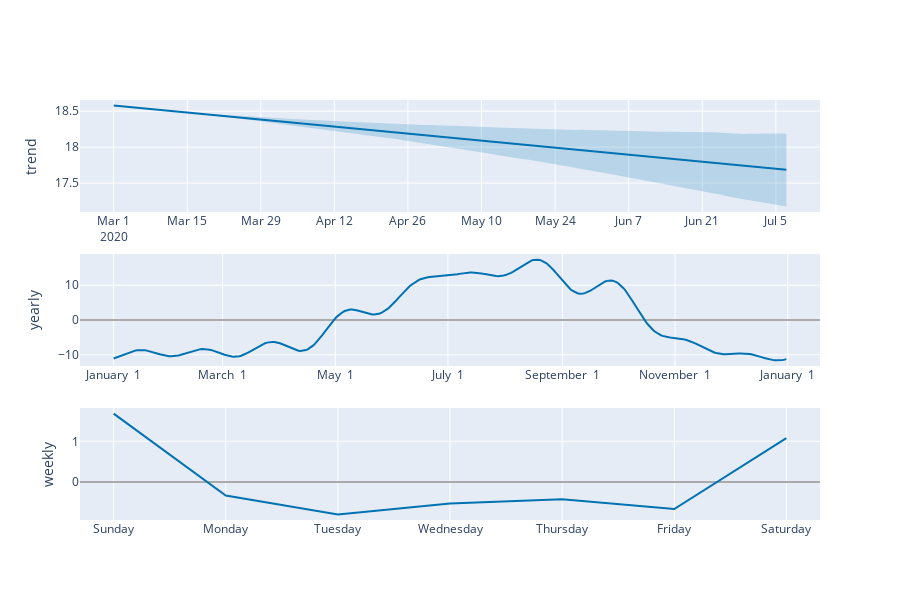

The code cell stored with this chart in its notebook:
### Markdown cell above
### 1.3.3

### Code cell
from prophet.plot import plot_plotly, plot_components_plotly

plot_plotly(m, forecast)
plot_components_plotly(m, forecast)

### Figure 1 — Plotly figure (JSON) as saved in the notebook; plotly's stock layout.template omitted (floating-point values rounded to 4 significant figures; data arrays with more than 128 entries replaced by an {"elided": "..."} marker saying what was removed)
{"data": [{"line": {"color": "#0072B2", "width": 2}, "mode": "lines", "name": "trend", "type": "scatter", "x": {"elided": "129 str values"}, "xaxis": "x", "y": {"elided": "129 float values"}, "yaxis": "y"}, {"line": {"color": "rgba(0, 114, 178, 0.2)", "width": 0}, "mode": "lines", "name": "trend_upper", "type": "scatter", "x": {"elided": "129 str values"}, "xaxis": "x", "y": {"elided": "129 float values"}, "yaxis": "y"}, {"fill": "tonexty", "fillcolor": "rgba(0, 114, 178, 0.2)", "line": {"color": "rgba(0, 114, 178, 0.2)", "width": 0}, "mode": "lines", "name": "trend_lower", "type": "scatter", "x": {"elided": "129 str values"}, "xaxis": "x", "y": {"elided": "129 float values"}, "yaxis": "y"}, {"line": {"color": "#0072B2", "width": 2}, "mode": "lines", "name": "yearly", "type": "scatter", "x": {"elided": "365 str values"}, "xaxis": "x2", "y": {"elided": "365 float values"}, "yaxis": "y2"}, {"line": {"color": "#0072B2", "width": 2}, "mode": "lines", "name": "weekly", "type": "scatter", "x": ["2017-01-01T00:00:00.000000000", "2017-01-02T00:00:00.000000000", "2017-01-03T00:00:00.000000000", "2017-01-04T00:00:00.000000000", "2017-01-05T00:00:00.000000000", "2017-01-06T00:00:00.000000000", "2017-01-07T00:00:00.000000000"], "xaxis": "x3", "y": [1.682, -0.3357, -0.8, -0.5304, -0.4259, -0.6669, 1.077], "yaxis": "y3"}], "layout": {"height": 600, "showlegend": false, "width": 900, "xaxis": {"anchor": "y", "domain": [0, 1], "range": ["2020-02-23T14:24:00", "2020-07-13T09:36:00"], "type": "date"}, "xaxis2": {"anchor": "y2", "domain": [0, 1], "range": ["2016-12-13T18:54:02.958904", "2018-01-18T11:04:57.863013"], "tickformat": "%B %e", "type": "date"}, "xaxis3": {"anchor": "y3", "domain": [0, 1], "range": ["2016-12-31T16:48:00", "2017-01-07T07:12:00"], "tickformat": "%A", "type": "date"}, "yaxis": {"anchor": "x", "domain": [0.7333, 1], "rangemode": "normal", "title": {"text": "trend"}, "zerolinecolor": "#AAA"}, "yaxis2": {"anchor": "x2", "domain": [0.3667, 0.6333], "title": {"text": "yearly"}, "zerolinecolor": "#AAA"}, "yaxis3": {"anchor": "x3", "domain": [0, 0.2667], "title": {"text": "weekly"}, "zerolinecolor": "#AAA"}}}
